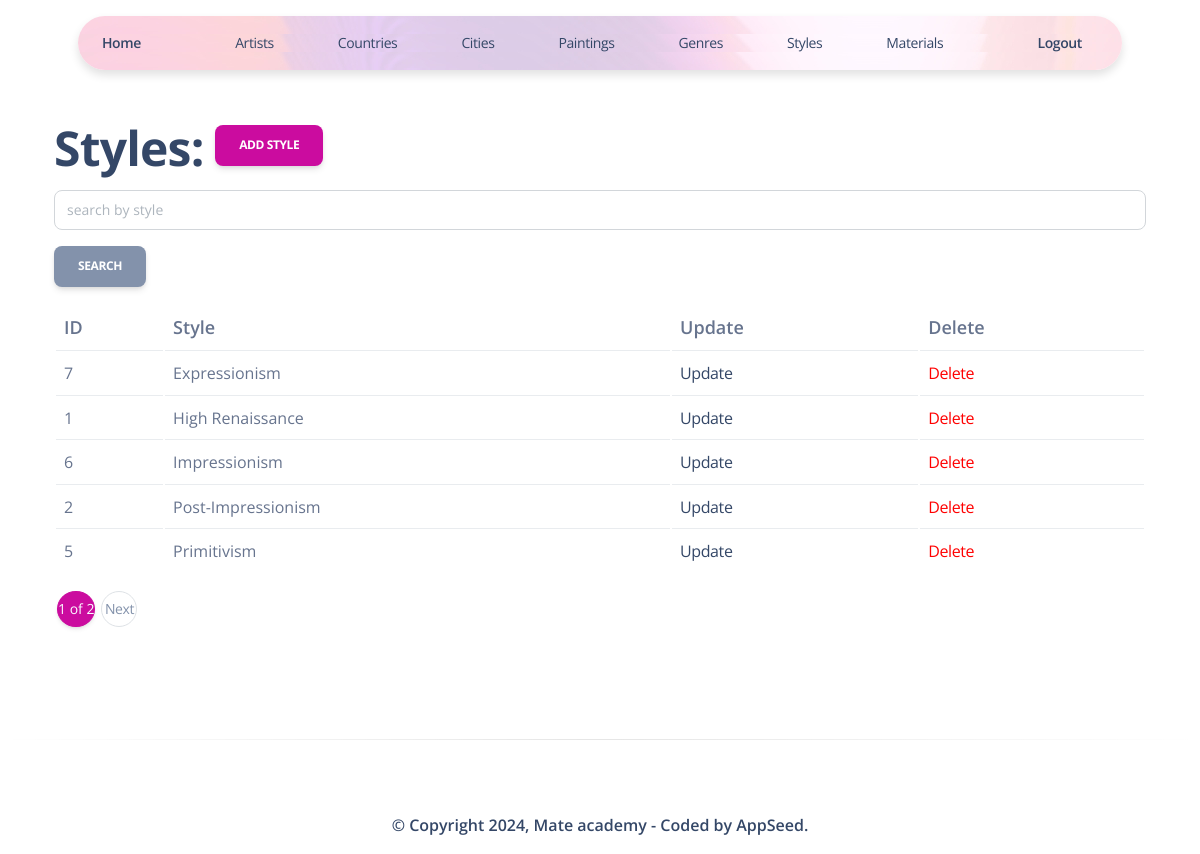
The app's page /styles/ (signed in) with its own data.
### gallery/models.py (models this page shows)
class Style(models.Model):
    style_name = models.CharField(max_length=255)
    class Meta:
        ordering = ("style_name",)
    def __str__(self):
        return self.style_name

### gallery/views.py (the view)
# urls.py: path("styles/", StyleListView.as_view(), name="style-list"),
class StyleListView(LoginRequiredMixin, generic.ListView):
    model = Style
    paginate_by = 5
    def get_context_data(self, *, object_list=None, **kwargs):
        context = super(StyleListView, self).get_context_data(**kwargs)
        style_name = self.request.GET.get("style_name", "")
        context["search_form"] = StyleSearchForm(
            initial={"style_name": style_name}
        )
        return context
    def get_queryset(self):
        queryset = Style.objects.all()
        form = StyleSearchForm(self.request.GET)
        if form.is_valid():
            return queryset.filter(style_name__icontains=form.cleaned_data["style_name"])
        return queryset

### gallery/forms.py
class StyleSearchForm(forms.Form):
    style_name = forms.CharField(
        max_length=255,
        required=False,
        label="",
        widget=forms.TextInput(
            attrs={
                "placeholder": "search by style"
            }
        )
    )

### gallery/templatetags/query_transform.py (called while the page is built)
@register.simple_tag
def query_transform(request, **kwargs):
    updated = request.GET.copy()
    for key, value in kwargs.items():
        if value is not None:
            updated[key] = value
        else:
            updated.pop(key, 0)
    return updated.urlencode()

### templates/gallery/style_list.html
{% extends "layouts/base_sections.html" %}
{% block header %}
  {% include 'includes/navigation.html' %}
{% endblock header %}
{% block content %}
  <div class="container mt-5">
    <h1>Styles:
      <a class="float-right btn btn-primary" href="{% url 'gallery:style-create' %}">Add style</a>
    </h1>
    {% if style_list %}
    {% include "includes/search_form.html" %}
      <table class="table">
        <tr style="font-size: large">
          <th>ID</th>
          <th>Style</th>
          <th>Update</th>
          <th>Delete</th>
        </tr>
        {% for style in style_list %}
          <tr>
            <td>
              {{ style.id }}
            </td>
            <td>
              {{ style }}
            </td>
            <td>
              <a href="{% url 'gallery:style-update' style.id %}">Update</a>
            </td>
            <td>
              <a style="color: red" href="{% url 'gallery:style-delete' style.id %}">Delete</a>
            </td>
          </tr>
        {% endfor %}
      </table>
    {% else %}
      <p>There are no style in the gallery.</p>
    {% endif %}
  </div>
{% endblock %}

### records on screen
Style: id "7", style_name "Expressionism"
Style: id "1", style_name "High Renaissance"
Style: id "6", style_name "Impressionism"
Style: id "2", style_name "Post-Impressionism"
Style: id "5", style_name "Primitivism"

### other values on screen
{{ page_obj.number }} "1"
{{ paginator.num_pages }} "2"
